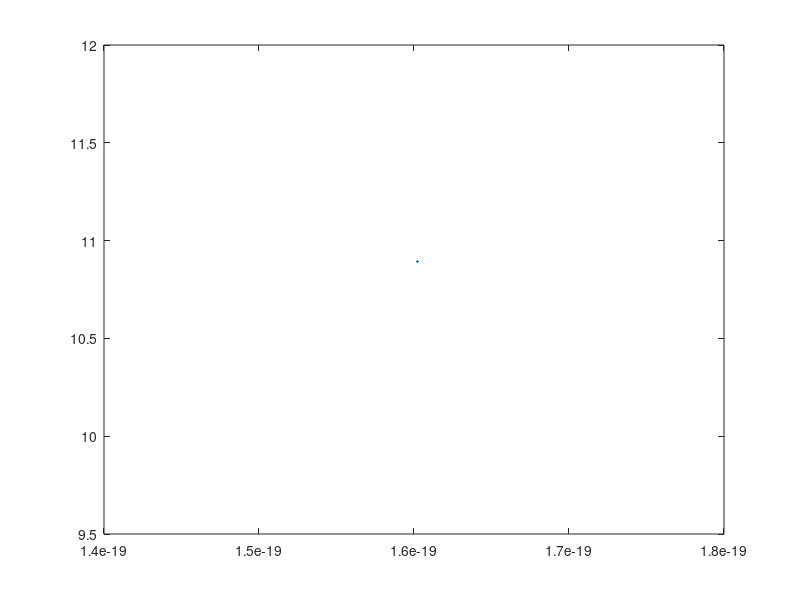

This figure's MATLAB source:
%% Gated dispersion constant
e_0 = 8.85e-12;
h = 6.626e-34/(2*pi);
c = 3e8;
e2 = (2.3068e-28);
q = 1.60218e-19; 
m_e = 9.109e-31; % Electron mass


Ns = 2e11 *1e4;

ep1 = 9.6;
ep2 = 11;
ms = .063*m_e; % Effective mass

d_in = 20e-9;
d_sc = 50e-9;
% Define a vector for the wavenumber
w = linspace(1e2,1e8, 2e3);

omega = 4*pi*Ns*e^2*q/ms./(ep2*coth (q*d_sc) + ep1*coth(q*d_in));
omega = sqrt(omega)

plot(q,omega)